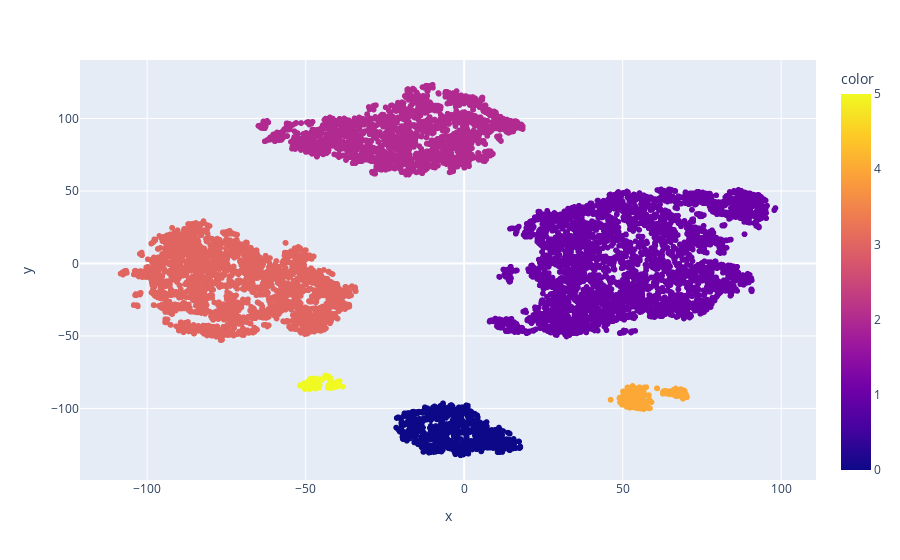

The code cell stored with this chart in its notebook:
### Code cell
fig = px.scatter(x=df_scaled_TSNE['x'], y=df_scaled_TSNE['y'], color=clustering.labels_)
fig.show()

### Figure 1 — Plotly figure (JSON) as saved in the notebook; plotly's stock layout.template omitted (floating-point values rounded to 4 significant figures; data arrays with more than 128 entries replaced by an {"elided": "..."} marker saying what was removed)
{"data": [{"hovertemplate": "x=%{x}<br>y=%{y}<br>color=%{marker.color}<extra></extra>", "legendgroup": "", "marker": {"color": {"elided": "10000 int values"}, "coloraxis": "coloraxis", "symbol": "circle"}, "mode": "markers", "name": "", "showlegend": false, "type": "scattergl", "x": {"elided": "10000 float values"}, "xaxis": "x", "y": {"elided": "10000 float values"}, "yaxis": "y"}], "layout": {"coloraxis": {"colorbar": {"title": {"text": "color"}}, "colorscale": [[0, "#0d0887"], [0.1111, "#46039f"], [0.2222, "#7201a8"], [0.3333, "#9c179e"], [0.4444, "#bd3786"], [0.5556, "#d8576b"], [0.6667, "#ed7953"], [0.7778, "#fb9f3a"], [0.8889, "#fdca26"], [1, "#f0f921"]]}, "legend": {"tracegroupgap": 0}, "margin": {"t": 60}, "xaxis": {"anchor": "y", "domain": [0, 1], "title": {"text": "x"}}, "yaxis": {"anchor": "x", "domain": [0, 1], "title": {"text": "y"}}}}
